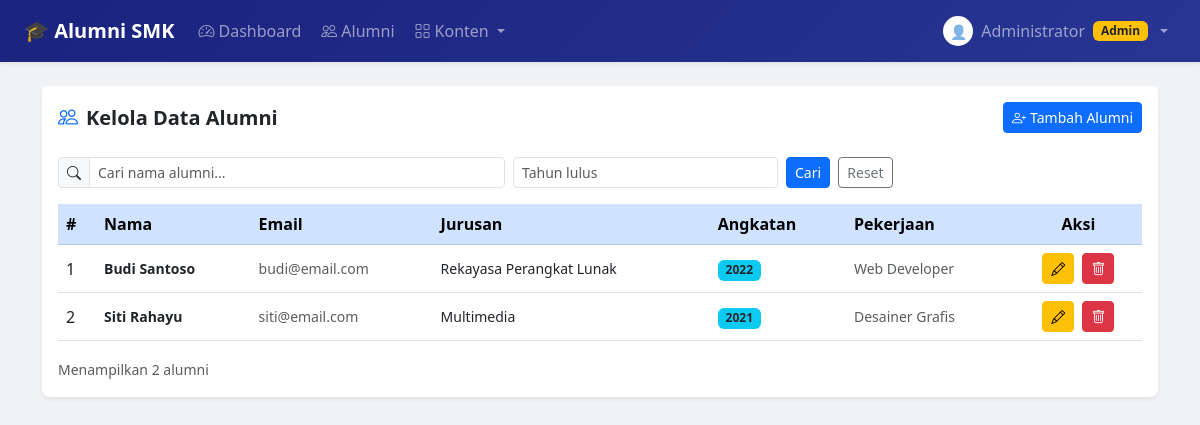
/admin/kelola_alumni.php (signed in), run on the app's committed database.
### tables this page shows
CREATE TABLE alumni (
    id_alumni   INT AUTO_INCREMENT PRIMARY KEY,
    nama        VARCHAR(100) NOT NULL,
    email       VARCHAR(100) NOT NULL UNIQUE,
    password    VARCHAR(255) NOT NULL,
    tahun_lulus YEAR NOT NULL,
    jurusan     VARCHAR(100) NOT NULL,
    pekerjaan   VARCHAR(100) DEFAULT '-',
    role        ENUM('admin','user') DEFAULT 'user',
    created_at  TIMESTAMP DEFAULT CURRENT_TIMESTAMP
);

### admin/kelola_alumni.php (the view, shortened to what this page needs)
<?php
require_once '../includes/koneksi.php';
$cari_nama  = isset($_GET['nama'])  ? bersihkan($_GET['nama'])  : '';
$cari_tahun = isset($_GET['tahun']) ? bersihkan($_GET['tahun']) : '';
$sql = "SELECT * FROM alumni WHERE role='user'";
$sql .= " ORDER BY nama ASC";
$stmt = $koneksi->prepare($sql);
$stmt->execute();
$alumni_list = $stmt->get_result();
?>
<!DOCTYPE html>
<html lang="id">
<head>
    <link href="https://cdn.jsdelivr.net/npm/bootstrap@5.3.0/dist/css/bootstrap.min.css" rel="stylesheet">
    <link href="https://cdn.jsdelivr.net/npm/bootstrap-icons@1.10.5/font/bootstrap-icons.css" rel="stylesheet">
</head>
<body>
<?php require_once '../includes/navbar.php'; ?>
<div class="container mt-4 pb-5">
    <div class="card border-0 shadow-sm rounded-3">
        <div class="card-header bg-white border-0 pt-3 d-flex justify-content-between align-items-center flex-wrap gap-2">
            <h5 class="fw-bold mb-0"><i class="bi bi-people text-primary me-2"></i>Kelola Data Alumni</h5>
            <a href="tambah_alumni.php" class="btn btn-primary btn-sm">
                <i class="bi bi-person-plus me-1"></i>Tambah Alumni
            </a>
        </div>
        <div class="card-body">
            <form method="GET" class="row g-2 mb-3">
                <div class="col-md-5">
                    <div class="input-group input-group-sm">
                        <span class="input-group-text"><i class="bi bi-search"></i></span>
                        <input type="text" name="nama" class="form-control"
                            placeholder="Cari nama alumni..."
                            value="<?= htmlspecialchars($cari_nama) ?>">
                    </div>
                </div>
                <div class="col-md-3">
                    <input type="number" name="tahun" class="form-control form-control-sm"
                        placeholder="Tahun lulus" value="<?= htmlspecialchars($cari_tahun) ?>"
                        min="2000" max="2099">
                </div>
                <div class="col-auto">
                    <button type="submit" class="btn btn-primary btn-sm">Cari</button>
                    <a href="kelola_alumni.php" class="btn btn-outline-secondary btn-sm ms-1">Reset</a>
                </div>
            </form>
            <div class="table-responsive">
                <table class="table table-hover align-middle">
                    <thead class="table-primary">
                        <tr><th>#</th><th>Nama</th><th>Email</th><th>Jurusan</th><th>Angkatan</th><th>Pekerjaan</th><th class="text-center">Aksi</th></tr>
                    </thead>
                    <tbody>
                        <?php if ($alumni_list->num_rows > 0): $no=1;
                            while ($r = $alumni_list->fetch_assoc()): ?>
                        <tr>
                            <td><?= $no++ ?></td>
                            <td class="fw-semibold small"><?= htmlspecialchars($r['nama']) ?></td>
                            <td class="text-muted small"><?= htmlspecialchars($r['email']) ?></td>
                            <td class="small"><?= htmlspecialchars($r['jurusan']) ?></td>
                            <td><span class="badge bg-info text-dark"><?= $r['tahun_lulus'] ?></span></td>
                            <td class="small text-muted"><?= htmlspecialchars($r['pekerjaan']) ?></td>
                            <td class="text-center">
                                <a href="edit_alumni.php?id=<?= $r['id_alumni'] ?>" class="btn btn-warning btn-sm">
                                    <i class="bi bi-pencil"></i>
                                </a>
                                <a href="?hapus=<?= $r['id_alumni'] ?>" class="btn btn-danger btn-sm ms-1"
                                    onclick="return confirm('Hapus alumni <?= htmlspecialchars($r['nama']) ?>?')">
                                    <i class="bi bi-trash"></i>
                                </a>
                            </td>
                        </tr>
                        <?php endwhile; else: ?>
                        <tr><td colspan="7" class="text-center text-muted py-4">Tidak ada data alumni ditemukan.</td></tr>
                        <?php endif; ?>
                    </tbody>
                </table>
            </div>
            <small class="text-muted">Menampilkan <?= $alumni_list->num_rows ?> alumni</small>
        </div>
    </div>
</div>
</body>
</html>

### admin/kelola_alumni.php (style rules this page uses)
body { background:#f0f2f5; }

### data on the page
alumni: nama "Budi Santoso", email "budi@email.com", jurusan "Rekayasa Perangkat Lunak", tahun_lulus "2022", pekerjaan "Web Developer"
alumni: nama "Siti Rahayu", email "siti@email.com", jurusan "Multimedia", tahun_lulus "2021", pekerjaan "Desainer Grafis"

### other printed values
$_SESSION['nama'] "Administrator"
$alumni_list->num_rows "2"
